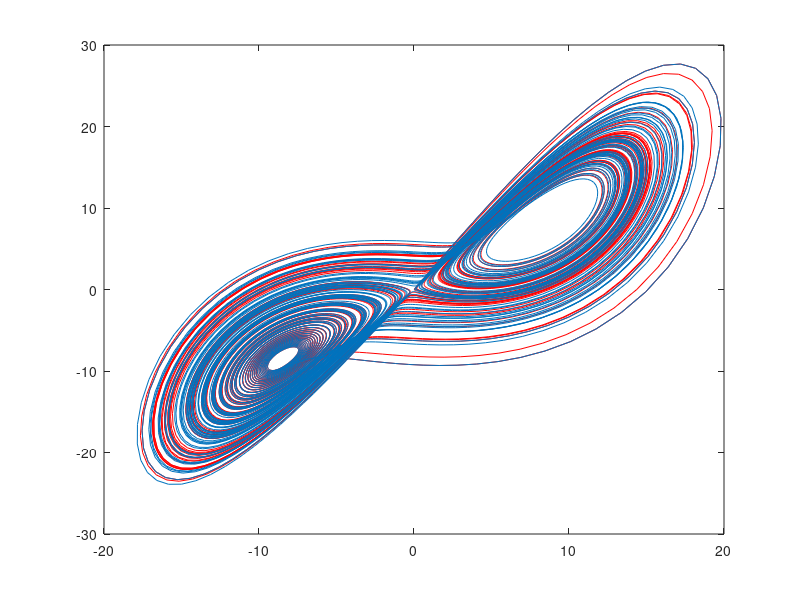
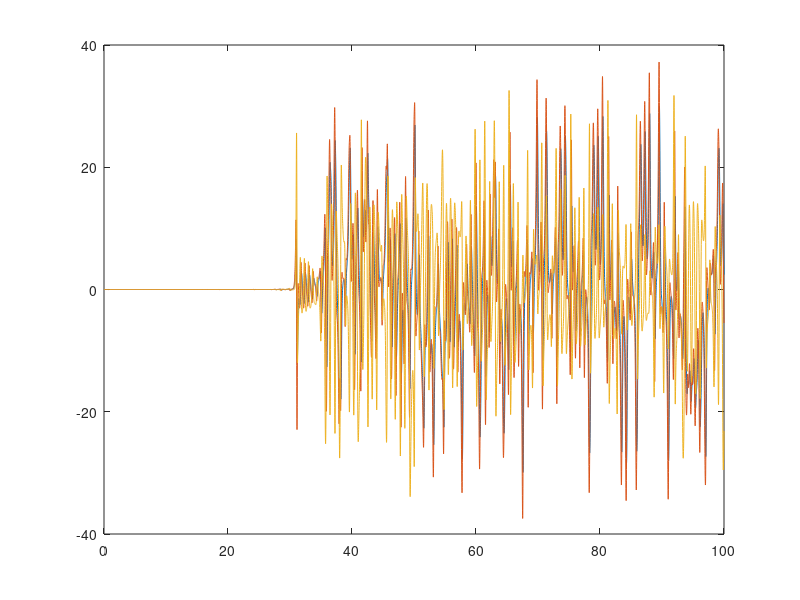

Here is the MATLAB script that generated these plots, in order:
function [] = lorenzTester

    h = 0.01;
    initialPoints1 = [0.1 -0.1 0.0];
    initialPoints2 = [0.10001 -0.10002 0.0];
    
    lorenz1 = lorenzSolver(initialPoints1, h);
    lorenz2 = lorenzSolver(initialPoints2, h);
    
    %plotAll(lorenz1);
    %hold on
    %plotAll(lorenz2);
    
    plot(lorenz1(:,1), lorenz1(:,2), 'r');
    hold on
    plot(lorenz2(:,1), lorenz2(:,2));
    hold off
    
    % plot the difference
    figure
    plot(0:h:100, findDifference(lorenz1, lorenz2))
    
end

% finds the difference between the two slightly perturbed initial values
function [difference] = findDifference(lorenz1, lorenz2)
    difference = (lorenz1 - lorenz2);
end

% solves the lorenz equations based on initial points, and timestep
function [ft] = lorenzSolver(initialPoints, h)
    t = 0:h:100;
    
    ft = zeros(length(t),3);
    
    ft(1,:) = initialPoints;
    
    for i = 2:length(t)
        ft(i,:) = rk4Step(ft(i-1,:),h);
    end
end

% plots the lorenz points
function [] = plotAll(ft)

    % plot lorenz1
    %X Y plot
    subplot(2,2,1)
    plot(ft(:,1), ft(:,2), 'r') 

    %X Z plot
    subplot(2,2,2)
    plot(ft(:,1), ft(:,3), 'r') 

    %Z Y plot
    subplot(2,2,3)
    plot(ft(:,3), ft(:,2), 'r') 

    % X Y Z plot.
    subplot(2,2,4)
    plot3(ft(:,1), ft(:,2), ft(:,3),'r') 
    
end

% one step of runge-kutta 4
function [answer] = rk4Step(x,h)
    % y_n+1 = y_n + 1/6 (e_1 + 2e_2 + 2e_3 + e_4);
    
    xi_1 = h*lorenzEquations(x);
    xi_2 = h*lorenzEquations(x+xi_1/2);
    xi_3 = h*lorenzEquations(x+xi_2/2);
    xi_4 = h*lorenzEquations(x+xi_3);
    
    answer = x + (xi_1 + 2*xi_2 + 2*xi_3 + xi_4)/6;
end

% takes (x1, x2, x3) as parameters
% outputs the derivative
function [deriv] = lorenzEquations(x)

    % Lorenz Equations
    sigma = 10;
    beta = 8/3;
    rho = 28;
    
    xPrime = -sigma*x(1) + sigma*x(2);
    yPrime = rho*x(1) - x(2) - x(1)*x(3);
    zPrime = x(1)*x(2)-beta*x(3);
    deriv = [xPrime yPrime zPrime];    
end